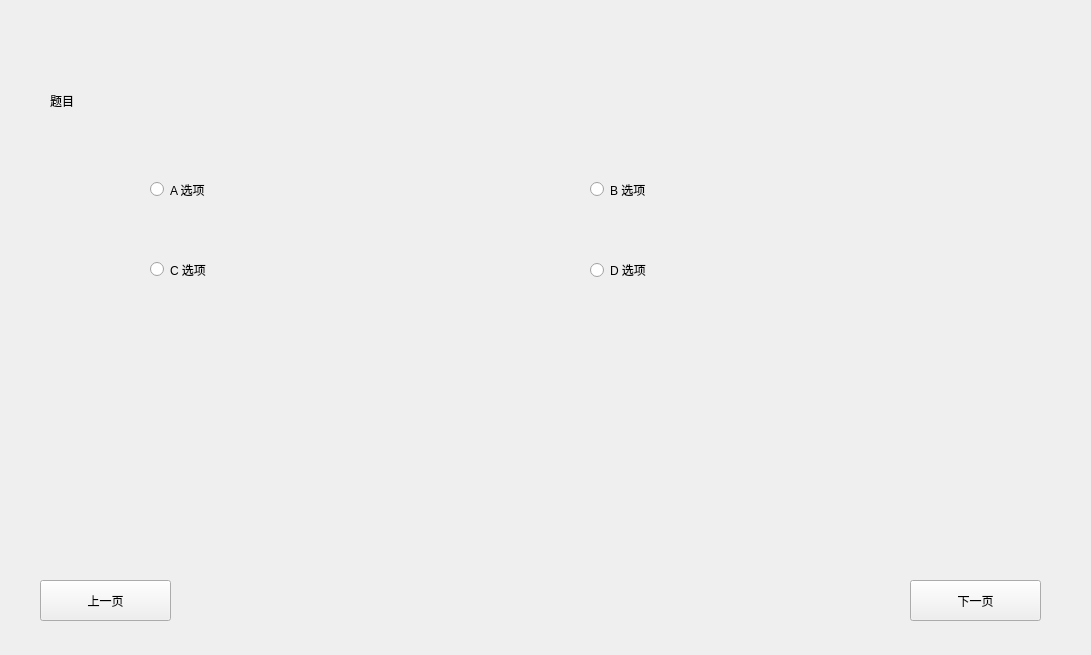
<?xml version="1.0" encoding="UTF-8"?>
<ui version="4.0">
 <class>Form</class>
 <widget class="QWidget" name="Form">
  <property name="geometry">
   <rect>
    <x>0</x>
    <y>0</y>
    <width>1091</width>
    <height>655</height>
   </rect>
  </property>
  <property name="windowTitle">
   <string>Form</string>
  </property>
  <widget class="QStackedWidget" name="stackedWidget">
   <property name="geometry">
    <rect>
     <x>20</x>
     <y>30</y>
     <width>1041</width>
     <height>461</height>
    </rect>
   </property>
   <widget class="QWidget" name="page">
    <widget class="QLabel" name="Topic">
     <property name="geometry">
      <rect>
       <x>30</x>
       <y>15</y>
       <width>991</width>
       <height>111</height>
      </rect>
     </property>
     <property name="text">
      <string>题目</string>
     </property>
    </widget>
    <widget class="QRadioButton" name="radioButton">
     <property name="geometry">
      <rect>
       <x>130</x>
       <y>150</y>
       <width>115</width>
       <height>19</height>
      </rect>
     </property>
     <property name="text">
      <string>A 选项</string>
     </property>
    </widget>
    <widget class="QRadioButton" name="radioButton_2">
     <property name="geometry">
      <rect>
       <x>570</x>
       <y>150</y>
       <width>115</width>
       <height>19</height>
      </rect>
     </property>
     <property name="text">
      <string>B 选项</string>
     </property>
    </widget>
    <widget class="QRadioButton" name="radioButton_3">
     <property name="geometry">
      <rect>
       <x>130</x>
       <y>230</y>
       <width>115</width>
       <height>19</height>
      </rect>
     </property>
     <property name="text">
      <string>C 选项</string>
     </property>
    </widget>
    <widget class="QRadioButton" name="radioButton_4">
     <property name="geometry">
      <rect>
       <x>570</x>
       <y>230</y>
       <width>111</width>
       <height>20</height>
      </rect>
     </property>
     <property name="text">
      <string>D 选项</string>
     </property>
    </widget>
   </widget>
   <widget class="QWidget" name="page_2"/>
  </widget>
  <widget class="QPushButton" name="pushButton_2">
   <property name="geometry">
    <rect>
     <x>910</x>
     <y>580</y>
     <width>131</width>
     <height>41</height>
    </rect>
   </property>
   <property name="text">
    <string>下一页</string>
   </property>
  </widget>
  <widget class="QPushButton" name="pushButton_3">
   <property name="geometry">
    <rect>
     <x>40</x>
     <y>580</y>
     <width>131</width>
     <height>41</height>
    </rect>
   </property>
   <property name="text">
    <string>上一页</string>
   </property>
  </widget>
 </widget>
 <resources/>
 <connections/>
</ui>
